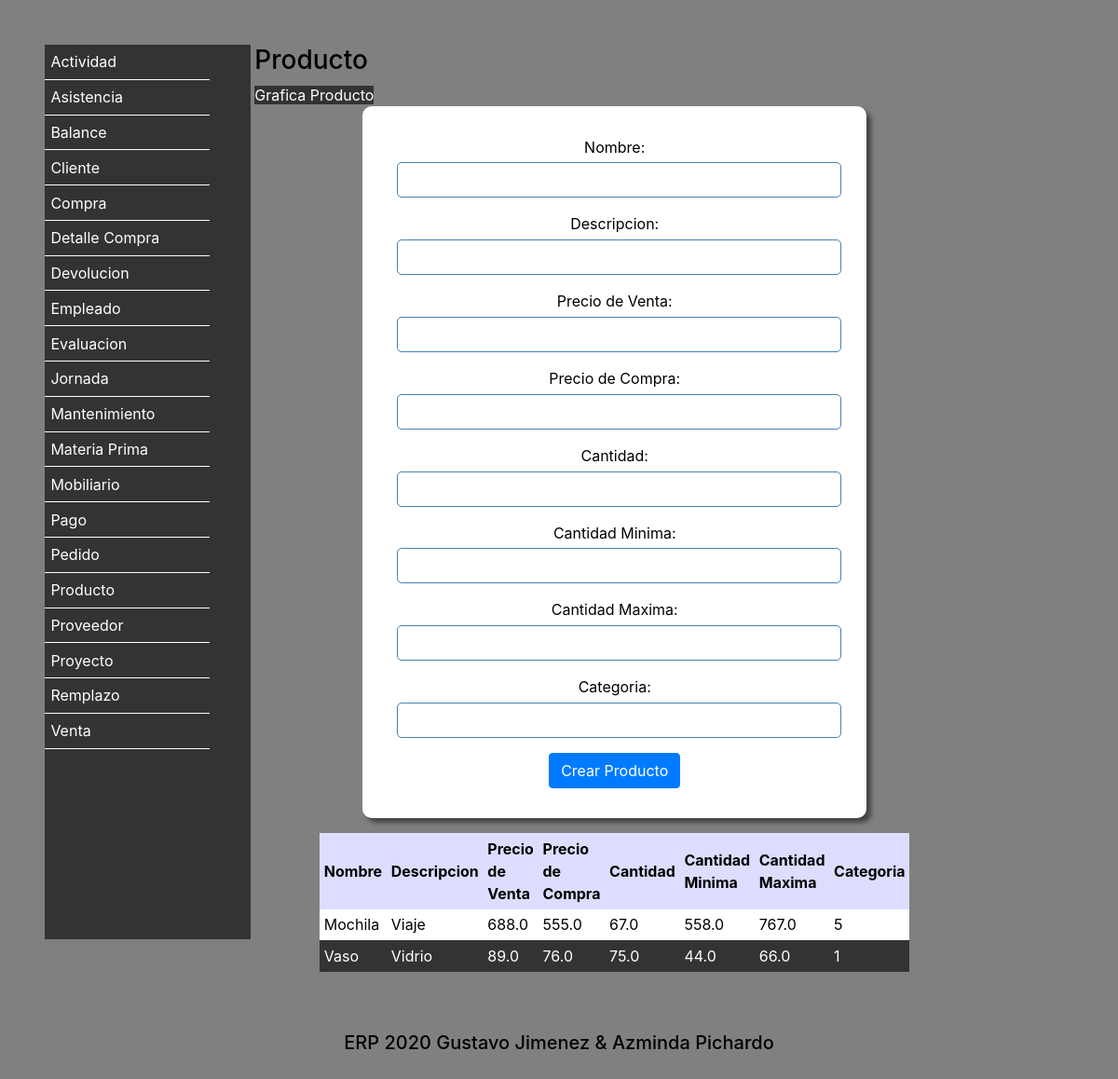
/Producto/, run on the app's committed database.
### Vistas/models.py (models this page shows, shortened)
class Producto (models.Model):
    Nombre = models.CharField(max_length=50)
    Descripcion = models.CharField(max_length=50)
    PrecioV = models.FloatField(default=0)
    PrecioC = models.FloatField(default=0)
    Cantidad = models.FloatField(default=0)
    CantMin = models.FloatField(default=0)
    CantMax = models.FloatField(default=0)
    Categoria = models.IntegerField(default=0)
    class Meta:
        verbose_name = 'Producto'
        verbose_name_plural = 'Productos'
        ordering = ['Nombre']

### Vistas/views.py (the view)
# urls.py: path('Producto/',views.MenuProducto),
def MenuProducto(request):
    if request.POST:
        objeto = Producto()
        objeto.Nombre = request.POST["Nombre"]
        objeto.Descripcion = request.POST["Descripcion"]
        objeto.PrecioV = request.POST["PrecioVenta"]
        objeto.PrecioC = request.POST["PrecioCompra"]
        objeto.Cantidad = request.POST["Cantidad"]
        objeto.CantMin = request.POST["CantidadMin"]
        objeto.CantMax = request.POST["CantidadMax"]
        objeto.Categoria = request.POST["Categoria"]
        objeto.save()
        productos = Producto.objects.all()
        return render(request,"Producto.html",{"agregado":"si","productos":productos})
    else:
        productos = Producto.objects.all()
        return render(request,"Producto.html",{"productos":productos})

### Vistas/Templates/Producto.html (shortened to what this page needs)
<!DOCTYPE html>
<html lang="es">
  <head>
    {% include "Encabezado.html" %}
  </head>
  <body>
      {% include "menu.html" %}
<section>
      <h3>Producto</h3>
      <a href="/GraficaProducto/">Grafica Producto</a>
      <form action="" method="post">
      <div class="form-group">
      Nombre: <input type="text" name="Nombre" class="form-control">
      </div>
      <div class="form-group">
      Descripcion: <input type="text" name="Descripcion" class="form-control">
      </div>
      <div class="form-group">
      Precio de Venta: <input type="number" name="PrecioVenta" class="form-control">
      </div>
      <div class="form-group">
      Precio de Compra: <input type="number" name="PrecioCompra"class="form-control">
      </div>
      <div class="form-group">
      Cantidad: <input type="number" name="Cantidad" class="form-control">
      </div>
      <div class="form-group">
      Cantidad Minima: <input type="number" name="CantidadMin"class="form-control">
      </div>
      <div class="form-group">
      Cantidad Maxima: <input type="number" name="CantidadMax"class="form-control">
      </div>
      <div class="form-group">
      Categoria: <input type="text" name="Categoria" class="form-control">
      </div>
      <button type="submit" class="btn btn-primary">Crear Producto</button>
      </form>
    <table>
        <tr>
          <th>Nombre</th>
          <th>Descripcion</th>
          <th>Precio de Venta</th>
          <th>Precio de Compra</th>
          <th>Cantidad</th>
          <th>Cantidad Minima</th>
          <th>Cantidad Maxima</th>
          <th>Categoria</th>
        </tr>
          {% for fila in productos %}
        <tr>
          <td>{{ fila.Nombre}}</td>
          <td>{{ fila.Descripcion}}</td>
          <td>{{ fila.PrecioV}}</td>
          <td>{{ fila.PrecioC}}</td>
          <td>{{ fila.Cantidad}}</td>
          <td>{{ fila.CantMin}}</td>
          <td>{{ fila.CantMax}}</td>
          <td>{{ fila.Categoria}}</td>
        </tr>
          {% endfor %}
    </table>
</section>
  {% include "Pie.html" %}
  </body>
</html>

### Vistas/Templates/static/Estilos.css (style rules this page uses)
* { border: 0; margin: 0; padding: 0; }
body { background: #808080; color: black; padding: 3rem; }
form { background-color: white; border-radius: 10px; box-shadow: 5px 5px 5px #444; color: black; margin: 0 auto; padding: 2em; text-align: center; width: 70%; }
input { font-size: 1em; margin: 0.3rem; padding: 0.4rem; }
input[type="text"],input[type="password"],input[type="date"],input[type="number"],input[type="email"],input[type="tel"] { border: 1px solid steelblue; border-radius: 5px; }
section { display: inline-block; vertical-align: top; width: 70%; }
table { margin: 1em auto; width: 80%; }
th { background-color: #ddf; color: black; padding: 0.3em; }
td { padding: 0.3em; }
tr:nth-child(odd) { background-color: #333; color: white; }
tr:nth-child(even) { background-color: white; color: black; }
a { background-color: #333; color: white; }

### Vistas/Templates/static/Imprimir.css (style rules this page uses)
* { -webkit-print-color-adjust: exact; }
nav,form,input,a { display: none; }
section { width: 100%; }

### data on the page
Producto: Nombre "Mochila", Descripcion "Viaje", PrecioV "688.0", PrecioC "555.0", Cantidad "67.0", CantMin "558.0", CantMax "767.0", Categoria "5"
Producto: Nombre "Vaso", Descripcion "Vidrio", PrecioV "89.0", PrecioC "76.0", Cantidad "75.0", CantMin "44.0", CantMax "66.0", Categoria "1"
